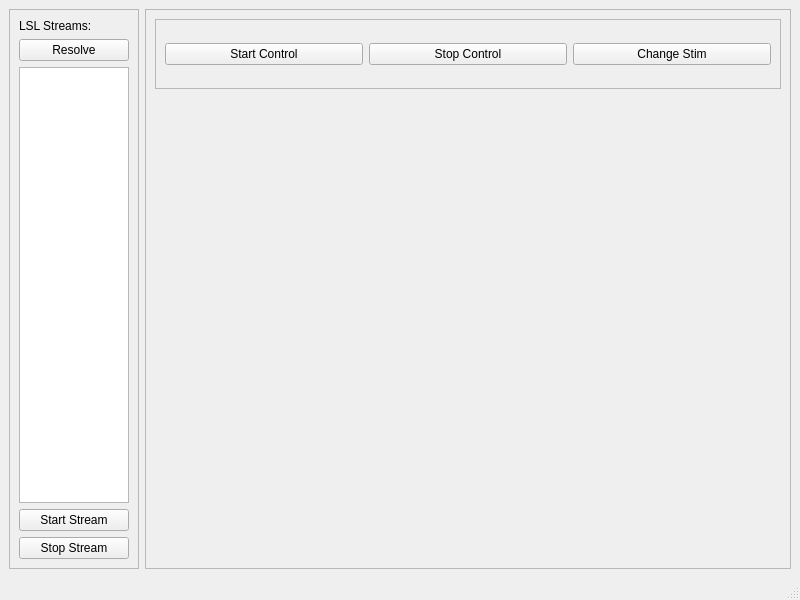
<?xml version="1.0" encoding="UTF-8"?>
<ui version="4.0">
 <class>MainWindow</class>
 <widget class="QMainWindow" name="MainWindow">
  <property name="geometry">
   <rect>
    <x>0</x>
    <y>0</y>
    <width>800</width>
    <height>600</height>
   </rect>
  </property>
  <property name="windowTitle">
   <string>MainWindow</string>
  </property>
  <widget class="QWidget" name="centralwidget">
   <layout class="QHBoxLayout" name="horizontalLayout_2">
    <item>
     <widget class="QFrame" name="frame">
      <property name="maximumSize">
       <size>
        <width>130</width>
        <height>16777215</height>
       </size>
      </property>
      <property name="frameShape">
       <enum>QFrame::StyledPanel</enum>
      </property>
      <property name="frameShadow">
       <enum>QFrame::Raised</enum>
      </property>
      <layout class="QVBoxLayout" name="verticalLayout">
       <item>
        <widget class="QLabel" name="label">
         <property name="text">
          <string>LSL Streams:</string>
         </property>
        </widget>
       </item>
       <item>
        <widget class="QPushButton" name="resolveStreamsBtn">
         <property name="maximumSize">
          <size>
           <width>120</width>
           <height>16777215</height>
          </size>
         </property>
         <property name="text">
          <string>Resolve</string>
         </property>
        </widget>
       </item>
       <item>
        <widget class="QListWidget" name="streamList">
         <property name="maximumSize">
          <size>
           <width>120</width>
           <height>16777215</height>
          </size>
         </property>
        </widget>
       </item>
       <item>
        <widget class="QPushButton" name="startStreamBtn">
         <property name="maximumSize">
          <size>
           <width>120</width>
           <height>16777215</height>
          </size>
         </property>
         <property name="text">
          <string>Start Stream</string>
         </property>
        </widget>
       </item>
       <item>
        <widget class="QPushButton" name="stopStreamBtn">
         <property name="maximumSize">
          <size>
           <width>120</width>
           <height>16777215</height>
          </size>
         </property>
         <property name="text">
          <string>Stop Stream</string>
         </property>
        </widget>
       </item>
      </layout>
     </widget>
    </item>
    <item>
     <widget class="QFrame" name="frame_2">
      <property name="frameShape">
       <enum>QFrame::StyledPanel</enum>
      </property>
      <property name="frameShadow">
       <enum>QFrame::Raised</enum>
      </property>
      <layout class="QVBoxLayout" name="verticalLayout_2">
       <item>
        <widget class="QFrame" name="frame_3">
         <property name="maximumSize">
          <size>
           <width>16777215</width>
           <height>70</height>
          </size>
         </property>
         <property name="frameShape">
          <enum>QFrame::StyledPanel</enum>
         </property>
         <property name="frameShadow">
          <enum>QFrame::Raised</enum>
         </property>
         <layout class="QHBoxLayout" name="horizontalLayout">
          <item>
           <widget class="QPushButton" name="startCtrBtn">
            <property name="text">
             <string>Start Control</string>
            </property>
           </widget>
          </item>
          <item>
           <widget class="QPushButton" name="stopCtrlBtn">
            <property name="text">
             <string>Stop Control</string>
            </property>
           </widget>
          </item>
          <item>
           <widget class="QPushButton" name="changeStimBtn">
            <property name="text">
             <string>Change Stim</string>
            </property>
           </widget>
          </item>
         </layout>
        </widget>
       </item>
       <item>
        <widget class="QChartView" name="signalsWidget" native="true"/>
       </item>
      </layout>
     </widget>
    </item>
   </layout>
  </widget>
  <widget class="QMenuBar" name="menubar">
   <property name="geometry">
    <rect>
     <x>0</x>
     <y>0</y>
     <width>800</width>
     <height>22</height>
    </rect>
   </property>
  </widget>
  <widget class="QStatusBar" name="statusbar"/>
 </widget>
 <customwidgets>
  <customwidget>
   <class>QChartView</class>
   <extends>QWidget</extends>
   <header>QtCharts</header>
   <container>1</container>
  </customwidget>
 </customwidgets>
 <resources/>
 <connections/>
</ui>
